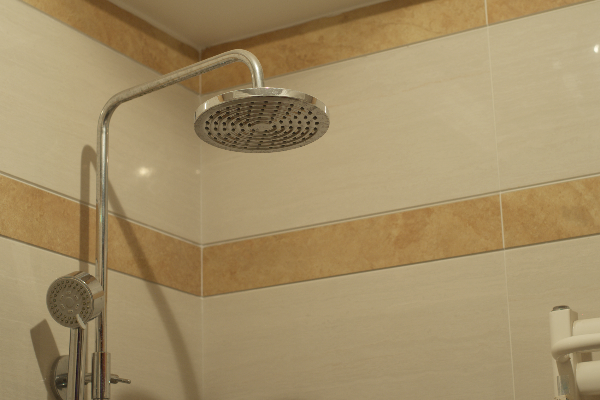
#> input picture data/lol/high/lol_219.png, 600 x 400 px; its folder holds 2 pictures in this run
$ python evaluate.py data/lol/high data/lol/high/lol_62.png
#> lines starting #> are read from the running program, lines starting #| are printed output that depends on the picture
"""
CENG 466 - THE1 evaluation script.

Computes image quality metrics between your output images and the reference images.
Do NOT modify this file; all reported numbers must be produced with it.

Usage:
    python evaluate.py <output_dir> <reference_dir>

Images are matched by file name. Both images must have the same size.
Only NumPy and Pillow are needed.

FULL-REFERENCE metrics (output compared with the reference):
  PSNR    Peak Signal-to-Noise Ratio in dB, from the mean squared error.       higher = better
  SSIM    Structural Similarity: 11x11 Gaussian window (sigma 1.5), K1 = 0.01,
          K2 = 0.03, per RGB channel, averaged.                                higher = better (max 1)
  dE2000  Mean CIEDE2000 colour difference in CIELab (sRGB, D65).              lower = better
          (~1 invisible, ~2-3 just noticeable, >10 clearly different colours)
  GMSD    Gradient Magnitude Similarity Deviation (Xue et al., 2014, as in the
          authors' MATLAB code): how uniformly the edges/gradients of the
          output match the reference.                                         lower = better (0 = same)

NO-REFERENCE metrics (computed on one image alone). There is no "better"
direction: compare your output's value with the REFERENCE image's value.
  noise      noise standard deviation of the luminance (gray) image, in gray levels
             (Immerkaer, 1996); independent noise of std s in each RGB channel reads
             about 0.67 * s, because the gray conversion averages part of it away
  sharpness  mean gradient magnitude (Sobel); noise also raises it
  colourful  colourfulness (Hasler & Suesstrunk, 2003)
  entropy    Shannon entropy of the gray-level histogram, bits (max 8)
  UCIQE      underwater colour image quality (Yang & Sowmya, 2015), in CIELab:
             0.4680 * std(chroma) + 0.2745 * (99th - 1st percentile of L*)
             + 0.2576 * mean(chroma / sqrt(chroma^2 + L*^2)); implementations of
             UCIQE differ in these details, so compare only values from this script
"""

import os
import sys

import numpy as np
from PIL import Image


def read_image(path):
    """Reads an image as an RGB uint8 array of shape (H, W, 3)."""
    return np.asarray(Image.open(path).convert("RGB"))


def _check(output, reference):
    output = np.asarray(output, dtype=np.float64)
    reference = np.asarray(reference, dtype=np.float64)
    if output.shape != reference.shape:
        raise ValueError(f"Shape mismatch: {output.shape} vs {reference.shape}")
    return output, reference


# --------------------------------------------------------------------------- PSNR
def psnr(output, reference, data_range=255.0):
    output, reference = _check(output, reference)
    mse = np.mean((output - reference) ** 2)
    if mse == 0:
        return float("inf")
    return 10.0 * np.log10(data_range ** 2 / mse)


# --------------------------------------------------------------------------- SSIM
def _gaussian_kernel(size=11, sigma=1.5):
    ax = np.arange(size) - (size - 1) / 2.0
    k = np.exp(-(ax ** 2) / (2.0 * sigma ** 2))
    return k / k.sum()


def _filter2(x, k):
    """Separable 'valid' correlation of a 2D array with a 1D kernel."""
    n = len(k)
    rows = sum(k[i] * x[i:x.shape[0] - n + 1 + i, :] for i in range(n))
    return sum(k[i] * rows[:, i:rows.shape[1] - n + 1 + i] for i in range(n))


def _ssim_channel(x, y, data_range):
    k = _gaussian_kernel()
    c1 = (0.01 * data_range) ** 2
    c2 = (0.03 * data_range) ** 2
    mu_x, mu_y = _filter2(x, k), _filter2(y, k)
    sxx = _filter2(x * x, k) - mu_x ** 2
    syy = _filter2(y * y, k) - mu_y ** 2
    sxy = _filter2(x * y, k) - mu_x * mu_y
    num = (2 * mu_x * mu_y + c1) * (2 * sxy + c2)
    den = (mu_x ** 2 + mu_y ** 2 + c1) * (sxx + syy + c2)
    return float(np.mean(num / den))


def ssim(output, reference, data_range=255.0):
    output, reference = _check(output, reference)
    if output.ndim == 2:
        return _ssim_channel(output, reference, data_range)
    return float(np.mean([_ssim_channel(output[..., c], reference[..., c], data_range)
                          for c in range(output.shape[2])]))


# --------------------------------------------------------------------------- colour
def rgb_to_lab(img):
    """sRGB uint8/float in [0, 255] -> CIELab (D65 white point)."""
    c = np.asarray(img, dtype=np.float64) / 255.0
    c = np.where(c > 0.04045, ((c + 0.055) / 1.055) ** 2.4, c / 12.92)
    m = np.array([[0.412453, 0.357580, 0.180423],
                  [0.212671, 0.715160, 0.072169],
                  [0.019334, 0.119193, 0.950227]])
    xyz = c @ m.T / np.array([0.95047, 1.0, 1.08883])
    f = np.where(xyz > (6 / 29) ** 3, np.cbrt(xyz), xyz / (3 * (6 / 29) ** 2) + 4 / 29)
    L = 116 * f[..., 1] - 16
    a = 500 * (f[..., 0] - f[..., 1])
    b = 200 * (f[..., 1] - f[..., 2])
    return np.stack([L, a, b], axis=-1)


def delta_e2000(output, reference):
    """Mean CIEDE2000 colour difference (Sharma, Wu & Dalal, 2005)."""
    output, reference = _check(output, reference)
    L1, a1, b1 = np.moveaxis(rgb_to_lab(reference), -1, 0)
    L2, a2, b2 = np.moveaxis(rgb_to_lab(output), -1, 0)
    C1, C2 = np.hypot(a1, b1), np.hypot(a2, b2)
    Cm7 = ((C1 + C2) / 2) ** 7
    G = 0.5 * (1 - np.sqrt(Cm7 / (Cm7 + 25.0 ** 7)))
    a1p, a2p = (1 + G) * a1, (1 + G) * a2
    C1p, C2p = np.hypot(a1p, b1), np.hypot(a2p, b2)
    h1p = np.degrees(np.arctan2(b1, a1p)) % 360
    h2p = np.degrees(np.arctan2(b2, a2p)) % 360
    dLp, dCp = L2 - L1, C2p - C1p
    dh = h2p - h1p
    dh = np.where(dh > 180, dh - 360, np.where(dh < -180, dh + 360, dh))
    dh = np.where(C1p * C2p == 0, 0, dh)
    dHp = 2 * np.sqrt(C1p * C2p) * np.sin(np.radians(dh / 2))
    Lpm, Cpm = (L1 + L2) / 2, (C1p + C2p) / 2
    hsum = h1p + h2p
    hpm = np.where(np.abs(h1p - h2p) > 180, np.where(hsum < 360, hsum + 360, hsum - 360), hsum) / 2
    hpm = np.where(C1p * C2p == 0, hsum, hpm)
    T = (1 - 0.17 * np.cos(np.radians(hpm - 30)) + 0.24 * np.cos(np.radians(2 * hpm))
         + 0.32 * np.cos(np.radians(3 * hpm + 6)) - 0.20 * np.cos(np.radians(4 * hpm - 63)))
    d_theta = 30 * np.exp(-(((hpm - 275) / 25) ** 2))
    Rc = 2 * np.sqrt(Cpm ** 7 / (Cpm ** 7 + 25.0 ** 7))
    Sl = 1 + 0.015 * (Lpm - 50) ** 2 / np.sqrt(20 + (Lpm - 50) ** 2)
    Sc, Sh = 1 + 0.045 * Cpm, 1 + 0.015 * Cpm * T
    Rt = -np.sin(np.radians(2 * d_theta)) * Rc
    de = np.sqrt((dLp / Sl) ** 2 + (dCp / Sc) ** 2 + (dHp / Sh) ** 2 + Rt * (dCp / Sc) * (dHp / Sh))
    return float(de.mean())


# --------------------------------------------------------------------------- gradients
def _gray(img):
    img = np.asarray(img, dtype=np.float64)
    return img @ np.array([0.299, 0.587, 0.114]) if img.ndim == 3 else img


def _conv3(x, k):
    """3x3 correlation with edge replication (output has the same size)."""
    p = np.pad(x, 1, mode="edge")
    h, w = x.shape
    return sum(k[i, j] * p[i:i + h, j:j + w] for i in range(3) for j in range(3))


def _conv2_same(x, k):
    """2-D convolution with zero padding, cropped like MATLAB's conv2(x, k, 'same')."""
    kh, kw = k.shape
    h, w = x.shape
    full = np.zeros((h + kh - 1, w + kw - 1))
    for i in range(kh):
        for j in range(kw):
            full[i:i + h, j:j + w] += k[i, j] * x
    r0, c0 = kh // 2, kw // 2
    return full[r0:r0 + h, c0:c0 + w]


def gmsd(output, reference, c=170.0):
    """
    Gradient Magnitude Similarity Deviation, following the authors' MATLAB code
    (Xue, Zhang, Mou & Bovik, IEEE TIP 2014): luminance, 2x2 average + 2x downsampling,
    Prewitt gradients, GMS map with c = 170, standard deviation (N - 1).
    """
    output, reference = _check(output, reference)
    ave = np.full((2, 2), 0.25)
    dx = np.array([[1, 0, -1], [1, 0, -1], [1, 0, -1]]) / 3.0

    def grad_mag(img):
        g = _conv2_same(_gray(img), ave)[::2, ::2]
        return np.hypot(_conv2_same(g, dx), _conv2_same(g, dx.T))

    mo, mr = grad_mag(output), grad_mag(reference)
    gms = (2 * mo * mr + c) / (mo ** 2 + mr ** 2 + c)
    return float(gms.std(ddof=1))


# --------------------------------------------------------------------------- no-reference
def noise_sigma(img):
    """Noise standard deviation of the luminance image (Immerkaer, 1996)."""
    k = np.array([[1, -2, 1], [-2, 4, -2], [1, -2, 1]], dtype=np.float64)
    g = _gray(img)
    return float(np.sqrt(np.pi / 2) / 6 * np.abs(_conv3(g, k))[1:-1, 1:-1].mean())


def sharpness(img):
    """Mean Sobel gradient magnitude."""
    kx = np.array([[-1, 0, 1], [-2, 0, 2], [-1, 0, 1]], dtype=np.float64)
    g = _gray(img)
    return float(np.hypot(_conv3(g, kx), _conv3(g, kx.T)).mean())


def colourfulness(img):
    r, g, b = (np.asarray(img, dtype=np.float64)[..., i] for i in range(3))
    rg, yb = r - g, 0.5 * (r + g) - b
    return float(np.hypot(rg.std(), yb.std()) + 0.3 * np.hypot(rg.mean(), yb.mean()))


def entropy(img):
    levels = np.clip(np.round(_gray(img)), 0, 255).astype(np.int64)
    p = np.bincount(levels.ravel(), minlength=256) / levels.size
    p = p[p > 0]
    return float(-(p * np.log2(p)).sum())


def uciqe(img):
    lab = rgb_to_lab(img)
    L, chroma = lab[..., 0], np.hypot(lab[..., 1], lab[..., 2])
    lo, hi = np.percentile(L, (1, 99))
    sat = chroma / np.maximum(np.hypot(chroma, L), 1e-6)
    return float(0.4680 * chroma.std() + 0.2745 * (hi - lo) + 0.2576 * sat.mean())


FULL_REFERENCE = {"PSNR": psnr, "SSIM": ssim, "dE2000": delta_e2000, "GMSD": gmsd}
NO_REFERENCE = {"noise": noise_sigma, "sharpness": sharpness, "colourful": colourfulness,
                "entropy": entropy, "UCIQE": uciqe}


def all_metrics(output, reference):
    """Dict with every full-reference metric of output vs reference and every no-reference metric of output."""
    m = {k: f(output, reference) for k, f in FULL_REFERENCE.items()}
    m.update({k: f(output) for k, f in NO_REFERENCE.items()})
    return m


def evaluate_dirs(output_dir, reference_dir):
    """Returns a list of (name, metrics dict) for every image present in both folders."""
    exts = (".png", ".jpg", ".jpeg", ".bmp")
    names = sorted(n for n in os.listdir(reference_dir) if n.lower().endswith(exts))
    results = []
    for name in names:
        out_path = os.path.join(output_dir, name)
        if not os.path.exists(out_path):
            print(f"[missing] {name}")
            continue
        out, ref = read_image(out_path), read_image(os.path.join(reference_dir, name))
        if out.shape != ref.shape:
            print(f"[size mismatch] {name}: output {out.shape[1]}x{out.shape[0]}, "
                  f"reference {ref.shape[1]}x{ref.shape[0]} (skipped)")
            continue
        results.append((name, all_metrics(out, ref)))
    return results


def main():
    if len(sys.argv) != 3:
        print(__doc__)
        sys.exit(1)
    output_dir, reference_dir = sys.argv[1], sys.argv[2]
    results = evaluate_dirs(output_dir, reference_dir)
#> in read_image, returned value is the input picture: shape (400, 600, 3); mean R, G, B 162.8, 142, 102.6
#> in psnr, `mse = np.mean((output - reference) ** 2)`: mse = 0
#> in delta_e2000, `Sl = 1 + 0.015 * (Lpm - 50) ** 2 / np.sqrt(20 + (Lpm - 50) ** 2)`:
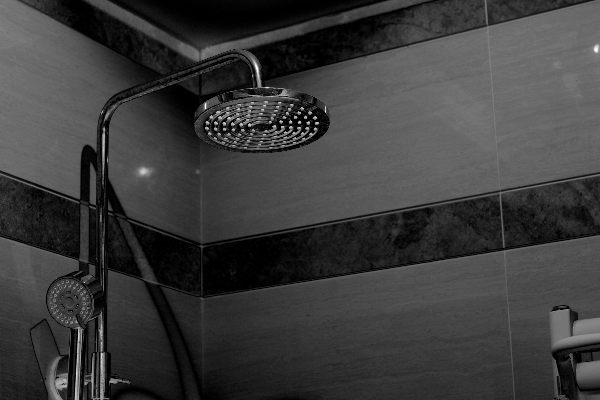
#> Sl: shape (400, 600) float64; min 1, max 1.75, mean 1.18; drawn with min black and max white
#> in _gray, `return img @ np.array([0.299, 0.587, 0.114]) if img.ndim == 3 else img`:
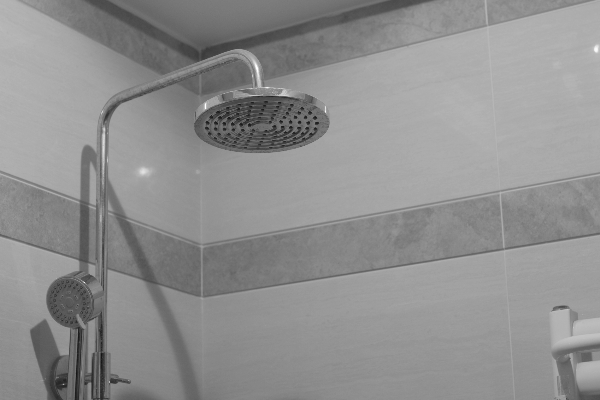
#> returned value: shape (400, 600) float64; min 21.82, max 255, mean 143.7
#> in _conv2_same, `kh, kw = k.shape`: kh = 2
#> in _conv2_same, `r0, c0 = kh // 2, kw // 2`: r0 = 1
#> after the loop in _conv2_same (call 2), `for i in range(kh):`:
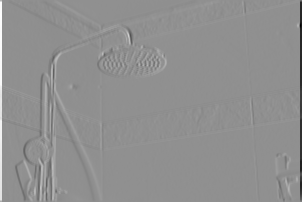
#> full: shape (202, 302) float64; min -238.9, max 183.7, mean 0; drawn with min black and max white
#> in grad_mag, `return np.hypot(_conv2_same(g, dx), _conv2_same(g, dx.T))`:
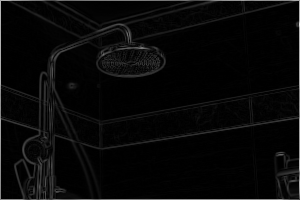
#> returned value: shape (200, 300) float64; min 0.00274, max 238.9, mean 8.6
#> in all_metrics, `m = {k: f(output, reference) for k, f in FULL_REFERENCE.items()}`: m = {'PSNR': inf, 'SSIM': 1, 'dE2000': 0, 'GMSD': 0}
#> in _conv3, `return sum(k[i, j] * p[i:i + h, j:j + w] for i in range(3) for j in ra..`:
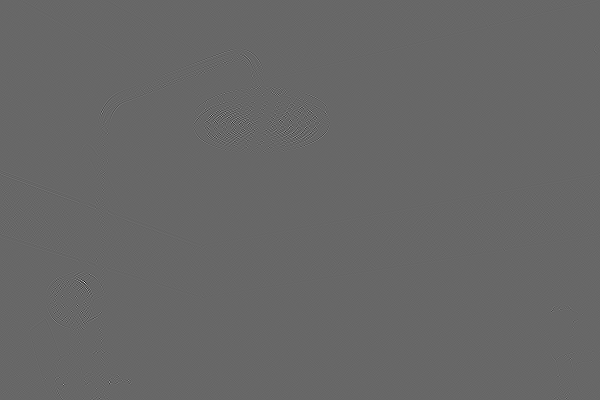
#> returned value: shape (400, 600) float64; min -382, max 557, mean 0; drawn with min black and max white
#> in sharpness, `kx = np.array([[-1, 0, 1], [-2, 0, 2], [-1, 0, 1]], dtype=np.float64)`: kx = [[-1, 0, 1], [-2, 0, 2], [-1, 0, 1]]
#> in colourfulness, `r, g, b = (np.asarray(img, dtype=np.float64)[..., i] for i in range(3))`:
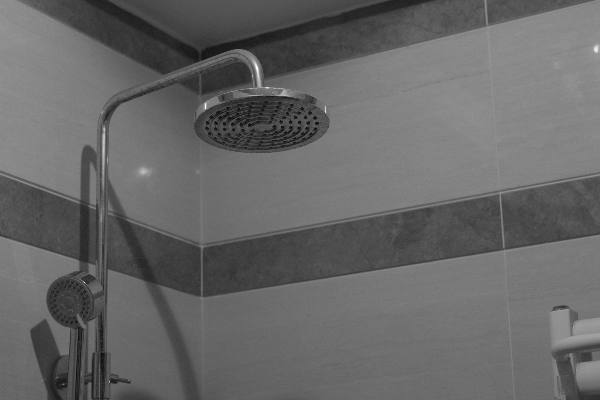
#> b: shape (400, 600) float64; min 13, max 255, mean 102.6
#> in entropy, `p = np.bincount(levels.ravel(), minlength=256) / levels.size`: p = 256 values, max 0.0266 at index 174, min 0 at index 0, mean 0.00391
#> in entropy, `p = p[p > 0]`: p = 225 values, max 0.0266 at index 151, min 4.17e-06 at index 0, mean 0.00444
#> in uciqe, `lo, hi = np.percentile(L, (1, 99))`: lo = 28.45; hi = 73.26
#> in uciqe, `sat = chroma / np.maximum(np.hypot(chroma, L), 1e-6)`:
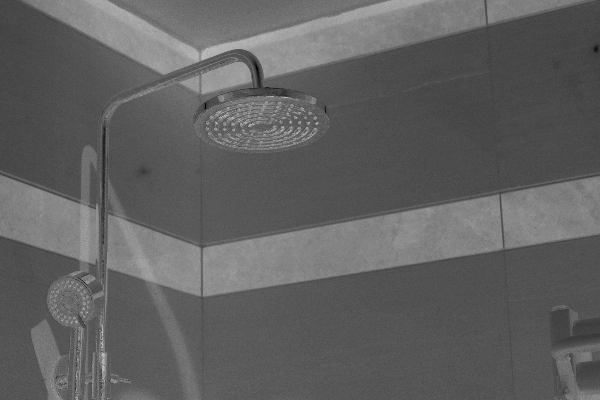
#> sat: shape (400, 600) float64; min 5.26e-05, max 0.764, mean 0.381
#> results = 1 item
    if not results:
        print("No matching images found.")
        sys.exit(1)
    keys = list(FULL_REFERENCE) + list(NO_REFERENCE)
#> keys = ['PSNR', 'SSIM', 'dE2000', 'GMSD', 'noise', 'sharpness', 'colourful', 'entropy', 'UCIQE']
    fmt = {"SSIM": "{:>10.4f}", "GMSD": "{:>10.4f}"}
    print(f"{'image':<24}" + "".join(f"{k:>10}" for k in keys))
#| image                         PSNR      SSIM    dE2000      GMSD     noise sharpness colourful   entropy     UCIQE
    for name, m in results:
        print(f"{name:<24}" + "".join(fmt.get(k, "{:>10.2f}").format(m[k]) for k in keys))
#> this loop made 1 pass
#> name on pass 1: 'lol_219.png'
#> (printed output is left out)
    print(f"{'MEAN':<24}" + "".join(fmt.get(k, "{:>10.2f}").format(np.mean([m[k] for _, m in results]))
                                    for k in keys))
#| MEAN                           inf    1.0000      0.00    0.0000      1.21     21.62     28.62      6.49     14.75
    refs = [read_image(os.path.join(reference_dir, n)) for n, _ in results]
    print(f"{'REFERENCE (no-ref only)':<24}" + " " * 40
          + "".join(f"{np.mean([f(r) for r in refs]):>10.2f}" for f in NO_REFERENCE.values()))
#| REFERENCE (no-ref only)                                               1.21     21.62     28.62      6.49     14.75


if __name__ == "__main__":
    main()

$ run again, on data/lol/high/lol_643.png
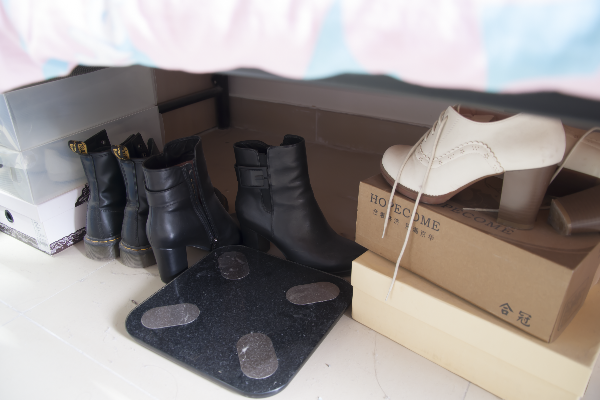
#> input picture data/lol/high/lol_643.png, 600 x 400 px
#> in read_image, returned value is the input picture: shape (400, 600, 3); mean R, G, B 150.5, 144.4, 142.6
#> mse = 0
#> dLp: shape (400, 600) float64; every value is 0
#> kh = 2
#> r0 = 1
#> after the loop in _conv2_same (call 2), `for i in range(kh):`:
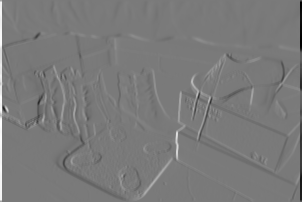
#> full: shape (202, 302) float64; min -229.5, max 249, mean 0; drawn with min black and max white
#> gms: shape (200, 300) float64; every value is 1
#> m = {'PSNR': inf, 'SSIM': 1, 'dE2000': 0, 'GMSD': 0}
#> kx = [[-1, 0, 1], [-2, 0, 2], [-1, 0, 1]]
#> in entropy, `p = np.bincount(levels.ravel(), minlength=256) / levels.size`: p = 256 values, max 0.0185 at index 236, min 0 at index 0, mean 0.00391
#> in entropy, `p = p[p > 0]`: p = 252 values, max 0.0185 at index 232, min 4.17e-06 at index 0, mean 0.00397
#> lo = 5.36; hi = 98.72
#> in uciqe, `sat = chroma / np.maximum(np.hypot(chroma, L), 1e-6)`:
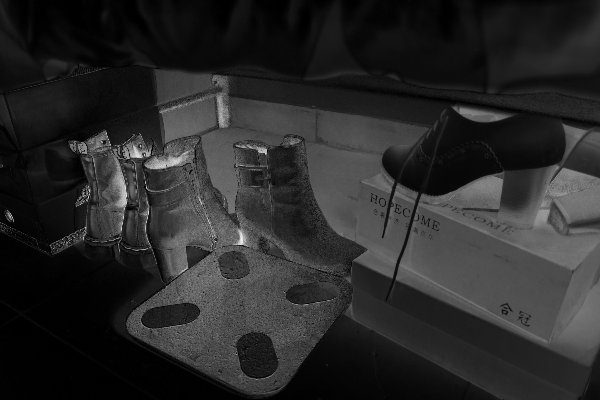
#> sat: shape (400, 600) float64; min 5.26e-05, max 0.933, mean 0.164
#> results = 1 item
#> keys = ['PSNR', 'SSIM', 'dE2000', 'GMSD', 'noise', 'sharpness', 'colourful', 'entropy', 'UCIQE']
#| image                         PSNR      SSIM    dE2000      GMSD     noise sharpness colourful   entropy     UCIQE
#> the loop in main, `for name, m in results:` made 1 pass
#> name on pass 1: 'lol_643.png'
#> (printed output is left out)
#| MEAN                           inf    1.0000      0.00    0.0000      1.40     28.77     22.36      7.58     28.26
#| REFERENCE (no-ref only)                                               1.40     28.77     22.36      7.58     28.26
